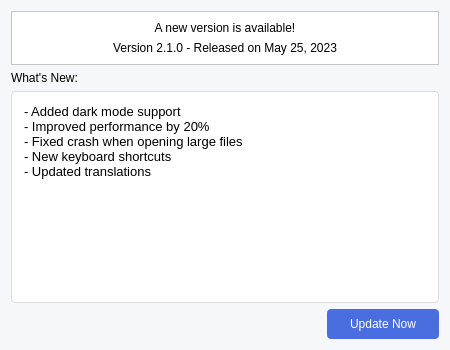
<?xml version="1.0" encoding="UTF-8"?>
<ui version="4.0">
 <class>UpdateDialog</class>
 <widget class="QDialog" name="UpdateDialog">
  <property name="geometry">
   <rect>
    <x>0</x>
    <y>0</y>
    <width>450</width>
    <height>350</height>
   </rect>
  </property>
  <property name="windowTitle">
   <string>New Version Available</string>
  </property>
  <property name="styleSheet">
   <string notr="true">QDialog {
    background-color: #f5f7fa;
    font-family: 'Segoe UI', Arial, sans-serif;
}
QPushButton {
    background-color: #4a6ee0;
    color: white;
    border: none;
    padding: 8px 16px;
    border-radius: 4px;
    min-width: 80px;
}
QPushButton:hover {
    background-color: #3a5ed0;
}
QLabel#titleLabel {
    font-size: 18px;
    font-weight: bold;
    color: #2c3e50;
}
QLabel#versionLabel {
    font-size: 14px;
    color: #7f8c8d;
    margin-top: 4px;
}
QTextEdit {
    background-color: white;
    border: 1px solid #ddd;
    border-radius: 4px;
    padding: 8px;
    font-size: 13px;
}
QFrame#headerFrame {
    background-color: white;
    border-bottom: 1px solid #e0e0e0;
}</string>
  </property>
  <layout class="QVBoxLayout" name="verticalLayout">
   <item>
    <widget class="QFrame" name="headerFrame">
     <property name="frameShape">
      <enum>QFrame::StyledPanel</enum>
     </property>
     <property name="frameShadow">
      <enum>QFrame::Raised</enum>
     </property>
     <layout class="QVBoxLayout" name="verticalLayout_2">
      <item>
       <widget class="QLabel" name="label_title">
        <property name="text">
         <string>A new version is available!</string>
        </property>
        <property name="alignment">
         <set>Qt::AlignCenter</set>
        </property>
       </widget>
      </item>
      <item>
       <widget class="QLabel" name="label_version">
        <property name="text">
         <string>Version 2.1.0 - Released on May 25, 2023</string>
        </property>
        <property name="alignment">
         <set>Qt::AlignCenter</set>
        </property>
       </widget>
      </item>
     </layout>
    </widget>
   </item>
   <item>
    <widget class="QLabel" name="changesLabel">
     <property name="text">
      <string>What's New:</string>
     </property>
     <property name="margin">
      <number>8</number>
     </property>
    </widget>
   </item>
   <item>
    <widget class="QTextEdit" name="textedit_change">
     <property name="readOnly">
      <bool>true</bool>
     </property>
     <property name="plainText">
      <string>- Added dark mode support
- Improved performance by 20%
- Fixed crash when opening large files
- New keyboard shortcuts
- Updated translations</string>
     </property>
    </widget>
   </item>
   <item>
    <layout class="QHBoxLayout" name="horizontalLayout">
     <item>
      <spacer name="horizontalSpacer">
       <property name="orientation">
        <enum>Qt::Horizontal</enum>
       </property>
       <property name="sizeHint" stdset="0">
        <size>
         <width>40</width>
         <height>20</height>
        </size>
       </property>
      </spacer>
     </item>
     <item>
      <widget class="QPushButton" name="btn_update">
       <property name="text">
        <string>Update Now</string>
       </property>
       <property name="default">
        <bool>true</bool>
       </property>
      </widget>
     </item>
    </layout>
   </item>
  </layout>
 </widget>
 <resources/>
 <connections/>
</ui>
